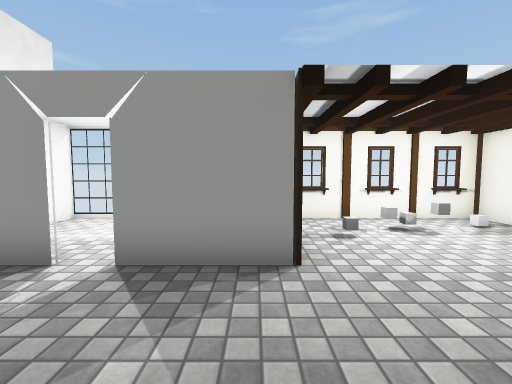
View 1 (above)

12 first-person views from a walk through a 3-D level made in the Unity game engine. The camera is 1.3 m above the floor, tilts 4° down and sees 90° across. The floor is counted in squares, 1 m on a side. Each view is taken from the middle of a square. On the plan, view 1 faces up. The plan holds only what a view shows up to about 13 squares ahead; the rest is blank. The player character is not drawn. Some surface patterns are stand-ins.

View 2
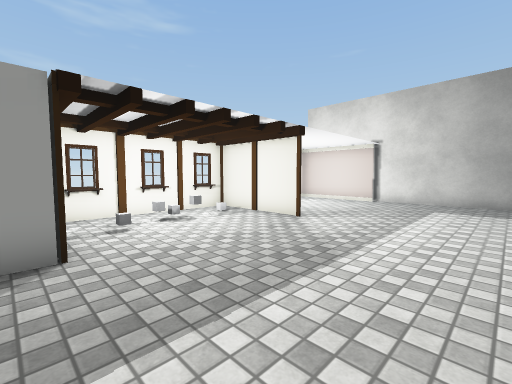

View 3
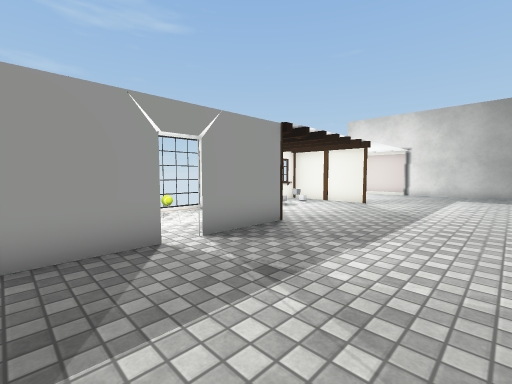

View 4
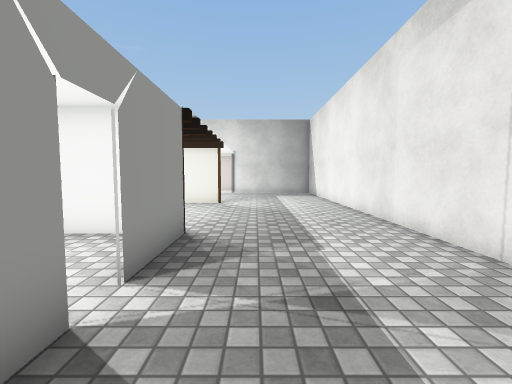

View 5
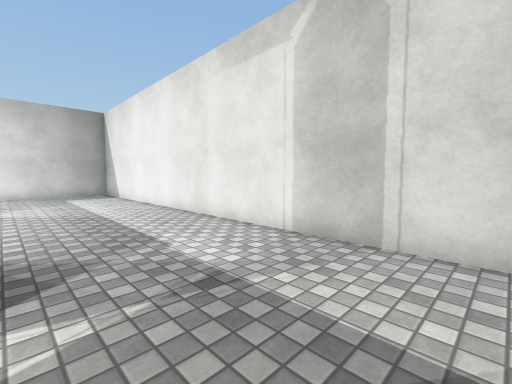

View 6
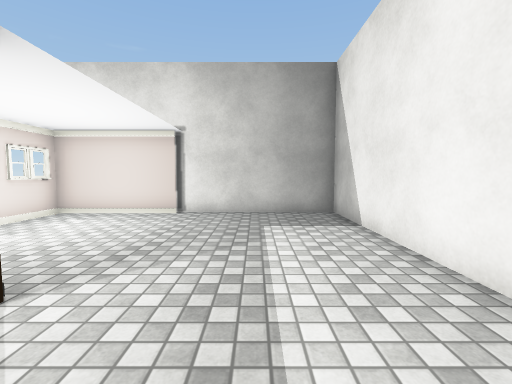

View 7
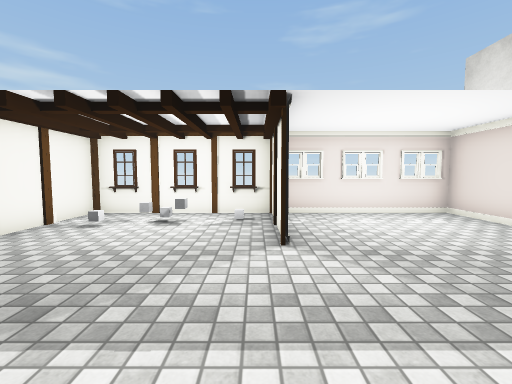

View 8
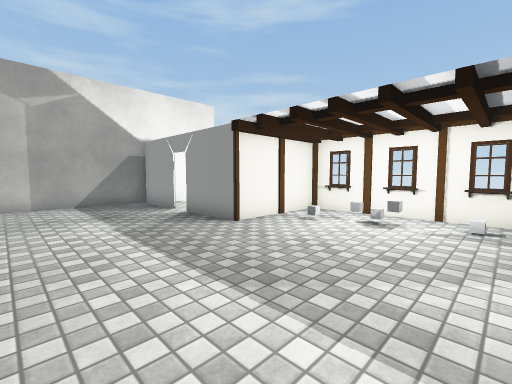

View 9
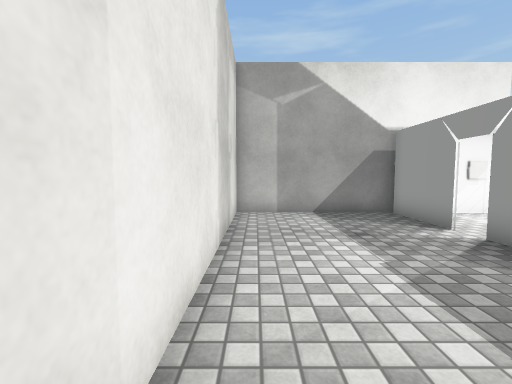

View 10
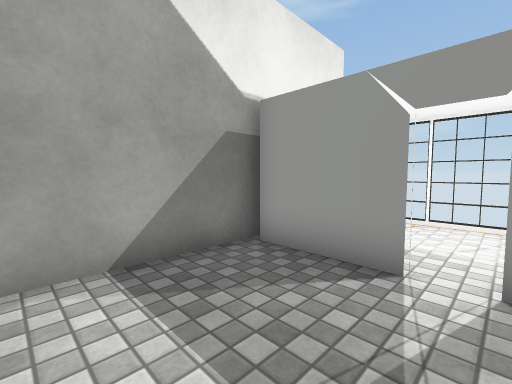

View 11
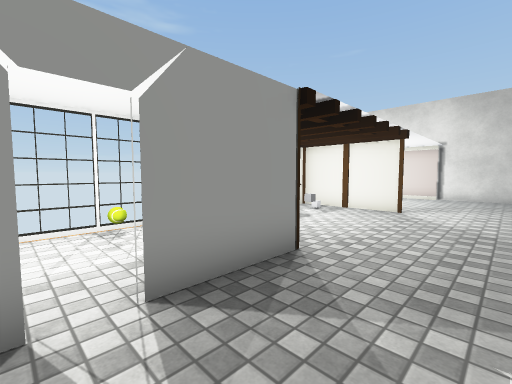

View 12
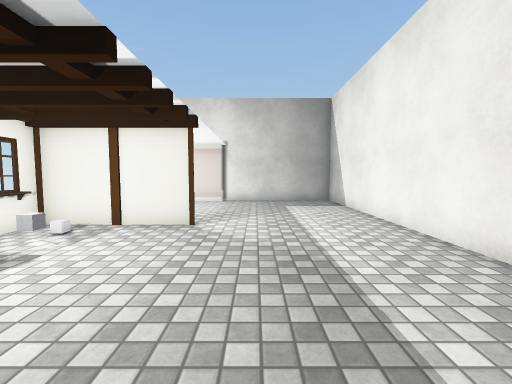

### Floor plan
Key: @ floor where view 1 was taken; # wall or solid block; x gap in a wall; . floor; = window, fence, low wall or low ledge; C cube; B ball.
Columns run from 6 left of view 1 to 13 right of it. Each row starts with its distance up from view 1.
  8  ###################
  7  #...=.#=.=.=#.....#
  6  #...B.#..C..#.....#
  5 ##....#......#.....#
  4 ###xx##......#.....#
  3 #..................#
  2 #..................#
  1 #..................#
  0 #.....@............#
 -1 #..................#
 -2 ####################

Where each view was taken, in squares from view 1:
view 1: 0 up, 0 right, facing up
view 2: 1 down, 0 right, facing up-right
view 3: 1 down, 5 left, facing up-right
view 4: 2 up, 5 left, facing right
view 5: 3 up, 5 left, facing down-right
view 6: 1 up, 4 right, facing right
view 7: 1 down, 6 right, facing up
view 8: 1 down, 6 right, facing up-left
view 9: 1 down, 3 right, facing left
view 10: 0 up, 2 left, facing up-left
view 11: 1 up, 3 left, facing up-right
view 12: 2 up, 0 right, facing right
